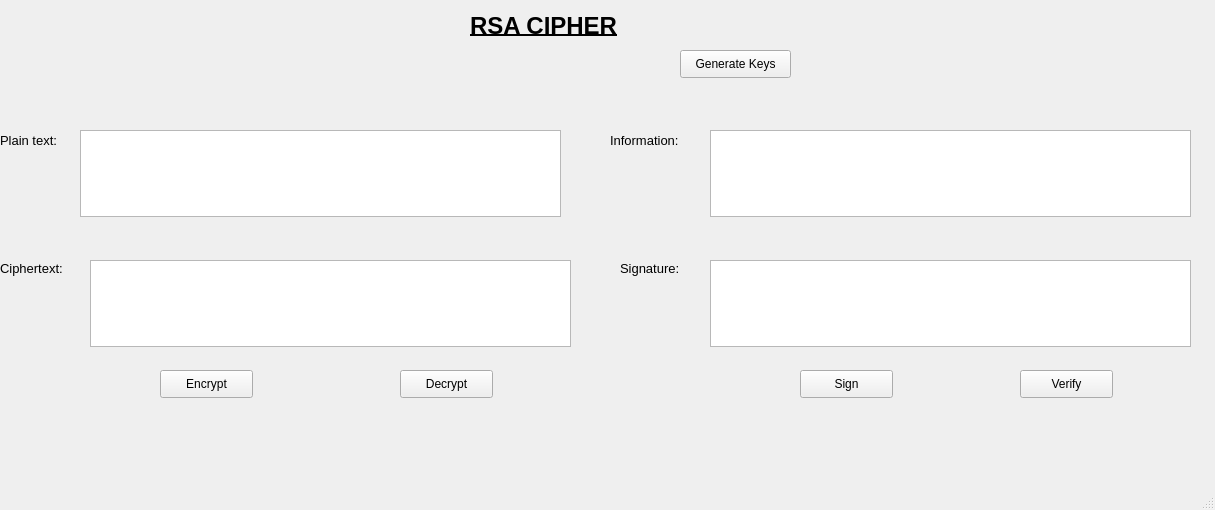
<?xml version="1.0" encoding="UTF-8"?>
<ui version="4.0">
 <class>MainWindow</class>
 <widget class="QMainWindow" name="MainWindow">
  <property name="geometry">
   <rect>
    <x>0</x>
    <y>0</y>
    <width>1215</width>
    <height>510</height>
   </rect>
  </property>
  <property name="windowTitle">
   <string>MainWindow</string>
  </property>
  <widget class="QWidget" name="centralwidget">
   <widget class="QLabel" name="label">
    <property name="geometry">
     <rect>
      <x>470</x>
      <y>10</y>
      <width>201</width>
      <height>31</height>
     </rect>
    </property>
    <property name="font">
     <font>
      <pointsize>18</pointsize>
      <weight>75</weight>
      <bold>true</bold>
      <underline>true</underline>
     </font>
    </property>
    <property name="text">
     <string>RSA CIPHER</string>
    </property>
   </widget>
   <widget class="QLabel" name="lbl_P">
    <property name="geometry">
     <rect>
      <x>0</x>
      <y>130</y>
      <width>81</width>
      <height>20</height>
     </rect>
    </property>
    <property name="font">
     <font>
      <pointsize>10</pointsize>
     </font>
    </property>
    <property name="text">
     <string>Plain text:</string>
    </property>
   </widget>
   <widget class="QLabel" name="lbl_C">
    <property name="geometry">
     <rect>
      <x>0</x>
      <y>260</y>
      <width>81</width>
      <height>16</height>
     </rect>
    </property>
    <property name="font">
     <font>
      <pointsize>10</pointsize>
     </font>
    </property>
    <property name="text">
     <string>Ciphertext:</string>
    </property>
   </widget>
   <widget class="QLabel" name="lbl_Sig">
    <property name="geometry">
     <rect>
      <x>620</x>
      <y>260</y>
      <width>81</width>
      <height>16</height>
     </rect>
    </property>
    <property name="font">
     <font>
      <pointsize>10</pointsize>
     </font>
    </property>
    <property name="text">
     <string>Signature:</string>
    </property>
   </widget>
   <widget class="QLabel" name="lbl_In">
    <property name="geometry">
     <rect>
      <x>610</x>
      <y>130</y>
      <width>91</width>
      <height>20</height>
     </rect>
    </property>
    <property name="font">
     <font>
      <pointsize>10</pointsize>
     </font>
    </property>
    <property name="text">
     <string>Information:</string>
    </property>
   </widget>
   <widget class="QPlainTextEdit" name="txt_P">
    <property name="geometry">
     <rect>
      <x>80</x>
      <y>130</y>
      <width>481</width>
      <height>87</height>
     </rect>
    </property>
   </widget>
   <widget class="QPlainTextEdit" name="txt_C">
    <property name="geometry">
     <rect>
      <x>90</x>
      <y>260</y>
      <width>481</width>
      <height>87</height>
     </rect>
    </property>
   </widget>
   <widget class="QPlainTextEdit" name="txt_In">
    <property name="geometry">
     <rect>
      <x>710</x>
      <y>130</y>
      <width>481</width>
      <height>87</height>
     </rect>
    </property>
   </widget>
   <widget class="QPlainTextEdit" name="txt_Signature">
    <property name="geometry">
     <rect>
      <x>710</x>
      <y>260</y>
      <width>481</width>
      <height>87</height>
     </rect>
    </property>
   </widget>
   <widget class="QPushButton" name="btn_En">
    <property name="geometry">
     <rect>
      <x>160</x>
      <y>370</y>
      <width>93</width>
      <height>28</height>
     </rect>
    </property>
    <property name="text">
     <string>Encrypt</string>
    </property>
   </widget>
   <widget class="QPushButton" name="btn_Gen">
    <property name="geometry">
     <rect>
      <x>680</x>
      <y>50</y>
      <width>111</width>
      <height>28</height>
     </rect>
    </property>
    <property name="font">
     <font>
      <pointsize>9</pointsize>
     </font>
    </property>
    <property name="text">
     <string>Generate Keys</string>
    </property>
   </widget>
   <widget class="QPushButton" name="btn_De">
    <property name="geometry">
     <rect>
      <x>400</x>
      <y>370</y>
      <width>93</width>
      <height>28</height>
     </rect>
    </property>
    <property name="text">
     <string>Decrypt</string>
    </property>
   </widget>
   <widget class="QPushButton" name="btn_Sign">
    <property name="geometry">
     <rect>
      <x>800</x>
      <y>370</y>
      <width>93</width>
      <height>28</height>
     </rect>
    </property>
    <property name="text">
     <string>Sign</string>
    </property>
   </widget>
   <widget class="QPushButton" name="btn_Verify">
    <property name="geometry">
     <rect>
      <x>1020</x>
      <y>370</y>
      <width>93</width>
      <height>28</height>
     </rect>
    </property>
    <property name="text">
     <string>Verify</string>
    </property>
   </widget>
  </widget>
  <widget class="QMenuBar" name="menubar">
   <property name="geometry">
    <rect>
     <x>0</x>
     <y>0</y>
     <width>1215</width>
     <height>26</height>
    </rect>
   </property>
  </widget>
  <widget class="QStatusBar" name="statusbar"/>
 </widget>
 <resources/>
 <connections/>
</ui>
